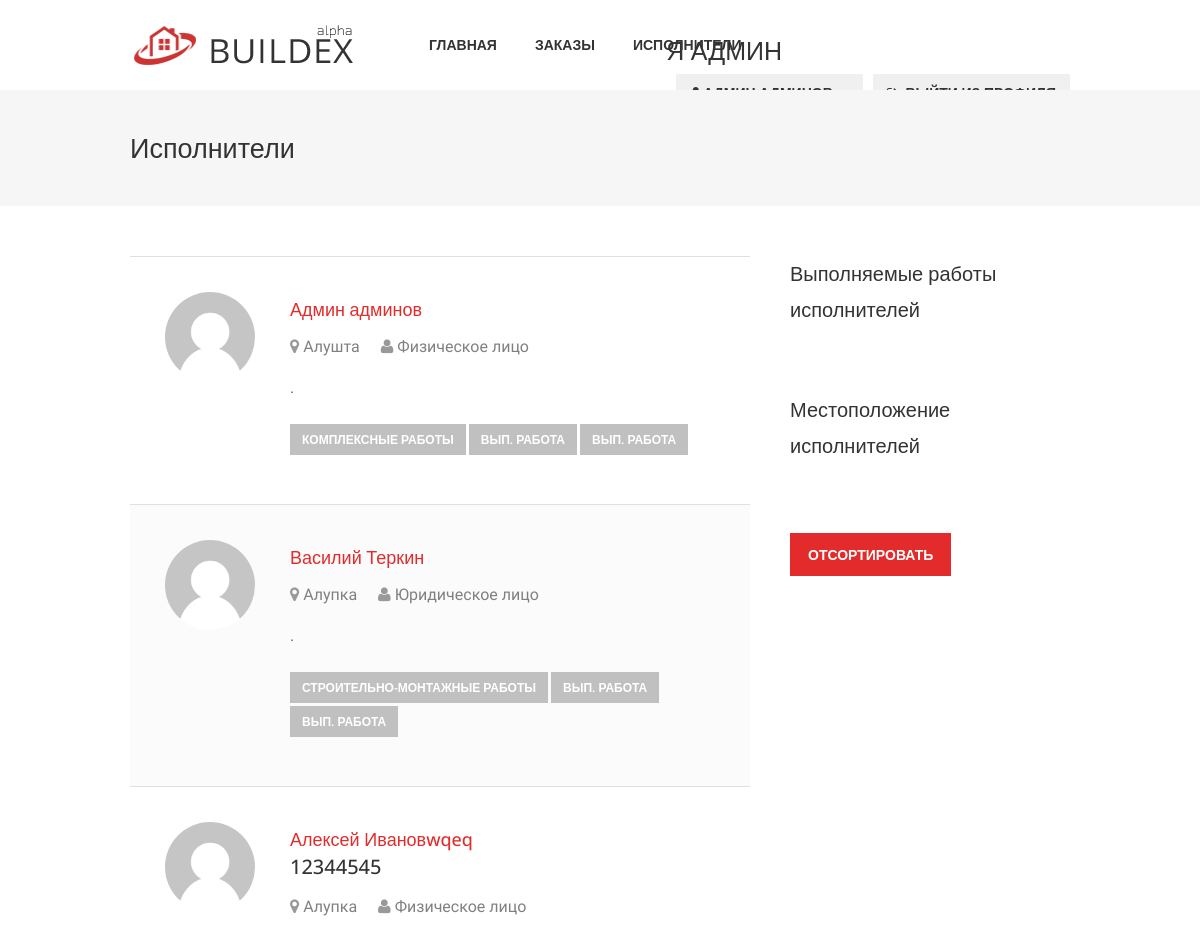
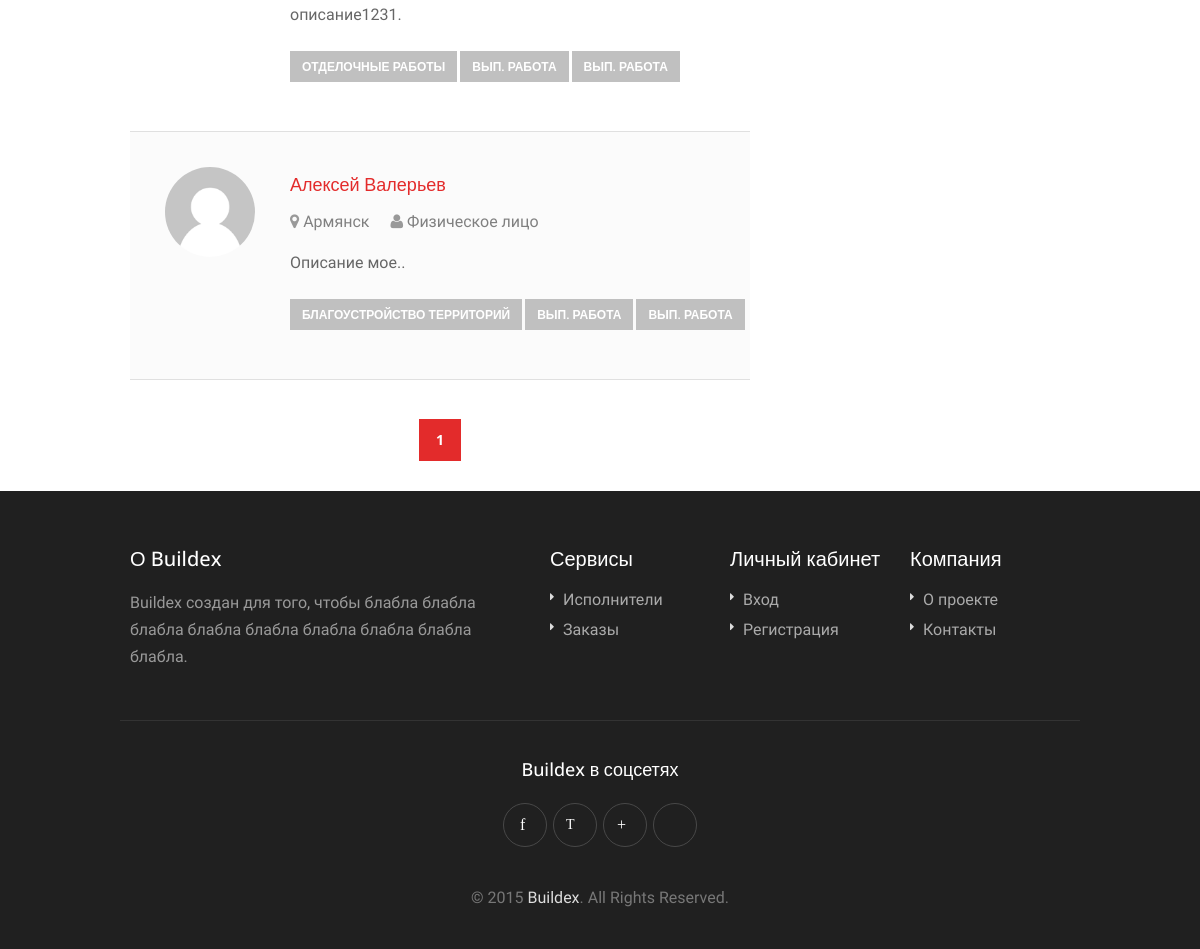
Screenshot of /performers (signed in) with the database file from the repository (2 pictures, top to bottom).
### tables this page shows
CREATE TABLE IF NOT EXISTS `users` (
  `id` int(11) NOT NULL AUTO_INCREMENT,
  `login` varchar(256) NOT NULL,
  `password` varchar(256) NOT NULL,
  `email` varchar(256) NOT NULL,
  `phone` int(11) NOT NULL,
  `name` varchar(256) NOT NULL,
  `firstid` int(11) NOT NULL,
  `secid` int(11) NOT NULL,
  `thirdid` int(11) NOT NULL,
  `price` varchar(256) NOT NULL,
  `regionid` int(11) NOT NULL,
  `type` varchar(256) NOT NULL,
  `status` int(11) NOT NULL,
  `role` varchar(256) NOT NULL,
  `actid` varchar(256) NOT NULL,
  `busy` varchar(256) NOT NULL,
  `description` varchar(256) NOT NULL,
  `whois` varchar(256) NOT NULL,
  PRIMARY KEY (`id`)
);

CREATE TABLE IF NOT EXISTS `regions` (
  `id` int(11) NOT NULL AUTO_INCREMENT,
  `region` varchar(256) NOT NULL,
  PRIMARY KEY (`id`)
);

CREATE TABLE IF NOT EXISTS `categories` (
  `id` int(11) NOT NULL AUTO_INCREMENT,
  `first` varchar(256) NOT NULL,
  `sec` varchar(256) NOT NULL,
  `third` varchar(256) NOT NULL,
  PRIMARY KEY (`id`)
);

### lib/perfpageoutput.php (called while the page is built, shortened)
<?
$sum = 5;
if(!isset($_GET['str']))
{$str = 0;}
else
{$str = $_GET['str'];}
$start = $str * $sum;
if(isset($_REQUEST['region']) && isset($_REQUEST['category']))
{
     $r = mysql_query("SELECT users.id, users.name, users.status, users.whois, users.busy, categories.first,  regions.region, users.description
                    FROM (users CROSS JOIN categories ON users.firstid = categories.id)
                         CROSS JOIN regions ON regions.id=users.regionid
                         where users.regionid=$reg and users.firstid=$cat LIMIT $start, $sum");
}
elseif(isset($_REQUEST['category']))
{
       $r = mysql_query("SELECT users.id, users.name, users.status, users.whois, users.busy, categories.first,  regions.region, users.description
       FROM (users CROSS JOIN categories ON users.firstid = categories.id)
                         CROSS JOIN regions ON regions.id=users.regionid
                         where users.firstid=$cat");
}
elseif(isset($_REQUEST['region']))
{
     $r = mysql_query("SELECT users.id, users.name, users.status, users.whois, users.busy, categories.first,  regions.region, users.description
                         FROM (users CROSS JOIN categories ON users.firstid = categories.id)
                         CROSS JOIN regions ON regions.id=users.regionid
                         where users.regionid=$reg LIMIT $start, $sum");
}
else
{
    $r = mysql_query("SELECT users.id, users.name, users.status, users.whois, users.busy, categories.first,  regions.region, users.description
     FROM (users CROSS JOIN categories ON users.firstid = categories.id) CROSS JOIN regions ON regions.id=users.regionid LIMIT $start, $sum");
}
$n = mysql_num_rows($r);

### performers.php (the view, shortened to what this page needs)
<!DOCTYPE html>
<html lang="ru">
<head>
<link rel="stylesheet" href="css/style.css">
<link rel="stylesheet" href="css/colors/red.css" id="colors">
</head>
<body>
<div id="wrapper">
<?php include("blocks/header-out.php");
    include(LIBPATH."perfpageoutput.php");?>
<div id="titlebar">
	<div class="container">
		<div class="ten columns">
			<h2>Исполнители</h2>
		</div>
	</div>
</div>
<div class="container">
	<div class="eleven columns">
	<div class="padding-right">
		<ul class="resumes-list">
	<?for ($i = 0; $i < $n; $i++)
    {
        $myrow = mysql_fetch_array($r);?>
            <li><a href="performer-page.php?id=<?echo $myrow["id"];?>">
				<img src="images/avatar-placeholder.png" alt="">
				<div class="resumes-list-content">
					<h4><?echo $myrow["name"]; ?><span><?echo $myrow["busy"];?></span></h4>
					<span><i class="fa fa-map-marker"></i><?echo $myrow["region"];?></span>
					<span><i class="fa fa-user"></i><?if($myrow["whois"]=="FL"){echo "Юридическое лицо";} else{echo "Физическое лицо";}?></span>
					<p><?echo $myrow["description"];?>.</p>
					<div class="skills">
						<span><?echo $myrow["first"];?></span>
						<span>Вып. работа</span>
						<span>Вып. работа</span>
					</div>
					<div class="clearfix"></div>
				</div>
				</a>
			</li>
    <?}?>
		</ul>
		<div class="pagination-container">
			<nav class="pagination">
				<ul>
                    <li><a href="performers?str=<?echo $str;?>" class="current-page"><?echo $str+1;?></a></li>
				</ul>
			</nav>
		</div>
	</div>
	</div>
	<div class="five columns">
		<form action="performers" method="post">
		<div class="widget">
			<h4>Выполняемые работы исполнителей</h4>
		</div>
		<div class="widget" style="margin-top:-20px">
			<h4>Местоположение исполнителей</h4>
				<br/><br/>
				<button class="button">Отсортировать</button>
			</form>
		</div>
	</div>
</div>
<?php include("blocks/footer-out.php"); ?>
</body>
</html>

### css/colors/red.css (style rules this page uses)
#current, a.button.gray.app-link.opened, ul.float-right li a:hover, .menu ul li.sfHover a.sf-with-ul, .menu ul li a:hover, a.menu-trigger:hover, #jPanelMenu-menu li a:hover, .search-container button, .upload-btn, button, input[type="button"], input[type="submit"], a.button, .upload-btn:hover, #titlebar.photo-bg a.button.white:hover, a.button.dark:hover, #backtotop a:hover, .mfp-close:hover, .tabs-nav li.active a, .ui-accordion .ui-accordion-header-active:hover, .ui-accordion .ui-accordion-header-active, .highlight.color, .plan.color-2 .plan-price, .plan.color-2 a.button, .tp-leftarrow:hover, .tp-rightarrow:hover, .pagination ul li a.current-page, .pagination .current, .pagination ul li a:hover, .pagination-next-prev ul li a:hover, .infobox, .hover-icon, .comment-by a.reply:hover, .chosen-container .chosen-results li.highlighted, .chosen-container-multi .chosen-choices li.search-choice, .list-search button, .checkboxes input[type=checkbox]:checked + label:before { background-color: #e32b2b; }
a, table td.title a:hover, table.manage-table td.action a:hover, #breadcrumbs ul li a:hover, #titlebar span.icons a:hover, .counter-box i, .counter, #popular-categories li a i, .list-1 li:before, .dropcap, .resume-titlebar span a:hover i, .resumes-list-content h4, .job-overview ul li i, .company-info span a:hover, .infobox a:hover, .meta-tags span a:hover, .widget-text h5 a:hover, .app-content .info span , .app-content .info ul li a:hover { color: #e32b2b; }
.resumes-list li a:before, .job-list li a:before, table.manage-table tr:before { -webkit-box-shadow: 0px 1px 0px 0px rgba(227, 43, 43,0.7); -moz-box-shadow: 0px 1px 0px 0px rgba(227, 43, 43,0.7); box-shadow: 0px 1px 0px 0px rgba(227, 43, 43,0.7); }

### css/base.css (style rules this page uses)
html, body, div, span, applet, object, iframe, h1, h2, h3, h4, h5, h6, p, blockquote, pre, a, abbr, acronym, address, big, cite, code, del, dfn, em, img, ins, kbd, q, s, samp, small, strike, strong, sub, sup, tt, var, b, u, i, center, dl, dt, dd, ol, ul, li, fieldset, form, label, legend, table, caption, tbody, tfoot, thead, tr, th, td, article, aside, canvas, details, embed, figure, figcaption, footer, header, hgroup, menu, nav, output, ruby, section, summary, time, mark, audio, video { margin: 0; padding: 0; border: 0; font-size: 100%; font: inherit; vertical-align: baseline; }
article, aside, details, figcaption, figure, footer, header, hgroup, menu, nav, section { display: block; }
body { line-height: 1; }
ol, ul { list-style: none; }
body { background-color: #fff; font-size: 16px; line-height: 27px; color: #666; -webkit-font-smoothing: antialiased; -webkit-text-size-adjust: 100%; overflow-x: hidden; }
#wrapper { background-color: #fff; }
body, input[type="text"], input[type="password"], input[type="email"], input[type="number"], textarea, .widget-text h5, h3.centered-headline span, select { font-family: "Exo 2", "Lato", "HelveticaNeue", "Helvetica Neue", Helvetica, Arial, sans-serif; }
h1, h2, h3, h4, h5, h6, .button, input[type="button"], input[type="submit"], button, #navigation, .infobox a, .pagination-container, .upload-btn, .skills span, .app-content .info span, .tabs-nav li a, .reply, .ui-accordion .ui-accordion-header, .trigger a, .caption.title, .caption .slider-button, .counter, .counter-box i, a.menu-trigger, #style-switcher h2, .resume-table strong { font-family: "Open Sans", "Montserrat", "HelveticaNeue", "Helvetica Neue", Helvetica, Arial, sans-serif; }
img, object, video { height: auto; display: block; }
img { width: auto; border: 0; -ms-interpolation-mode: bicubic; max-width: 100%; }
h1, h2, h3, h4, h5, h6 { color: #333; font-weight: 500; }
h2 { font-size: 25px; line-height: 48px; }
h4 { font-size: 18px; line-height: 36px; }
p { margin: 0 0 15px 0; }
a { color: #505050; text-decoration: none; outline: 0; -webkit-transition: color 0.2s ease-in-out; -moz-transition: color 0.2s ease-in-out; -o-transition: color 0.2s ease-in-out; -transition: color 0.2s ease-in-out; }
ul, ol { margin: 0; }
ul { list-style: none outside; }
li { line-height: 18px; }
li p { line-height: 21px; }

### rows the page displays
users: name "Админ админов", regionid.region "Алушта", whois "Физическое лицо", categories.first "КОМПЛЕКСНЫЕ РАБОТЫ"
users: name "Василий Теркин", regionid.region "Алупка", whois "Юридическое лицо", categories.first "СТРОИТЕЛЬНО-МОНТАЖНЫЕ РАБОТЫ"
users: name "Алексей Ивановwqeq", busy "12344545", regionid.region "Алупка", whois "Физическое лицо", description "описание1231", categories.first "ОТДЕЛОЧНЫЕ РАБОТЫ"
users: name "Алексей Валерьев", regionid.region "Армянск", whois "Физическое лицо", description "Описание мое.", categories.first "БЛАГОУСТРОЙСТВО ТЕРРИТОРИЙ"

### other values shown
$str+1 "1"
